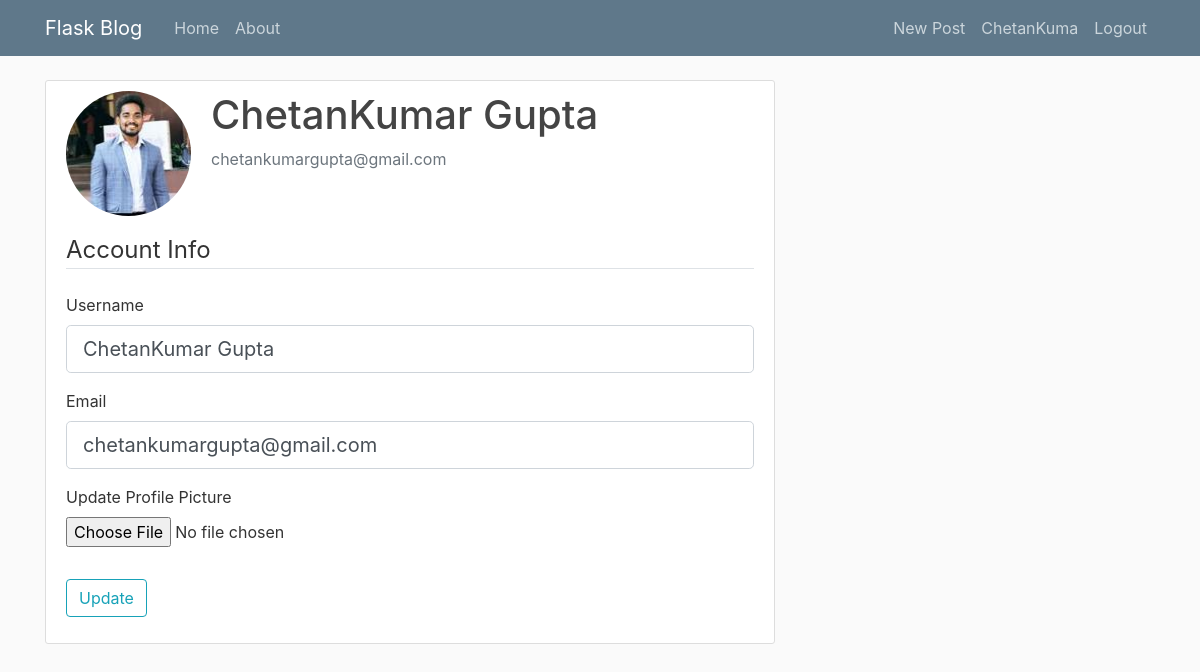
Page /account (signed in) on the committed database.
### BlogWebsite/models.py (models this page shows, shortened)
class User(db.Model, UserMixin):
    id = db.Column(db.Integer, primary_key=True)
    username = db.Column(db.String(20), unique=True, nullable=False)
    email = db.Column(db.String(120), unique=True, nullable=False)
    img_file = db.Column(db.String(20), nullable=False, default='default.jpg')
    password = db.Column(db.String(60), nullable=False)
    post = db.relationship('Post', backref='author', lazy=True)

### BlogWebsite/routes.py (the view)
@app.route("/account", methods=['GET', 'POST'])
@login_required
def account():
    form=UpdateAccountForm()
    if form.validate_on_submit():
        if form.picture.data:
            picture_file=savepicture(form.picture.data)
            current_user.img_file=picture_file
        current_user.username=form.username.data
        current_user.email=form.email.data
        db.session.commit()
        flash("Your Account has been Updated Successfully",'success')
        return redirect(url_for('account'))
    elif request.method=='GET':
        form.username.data=current_user.username
        form.email.data=current_user.email
    user=User.username
    image_file=url_for('static',filename='profile_pics/'+current_user.img_file)
    return render_template('account.html',title='account',image_file=image_file,form=form)

### BlogWebsite/Forms.py (shortened to what this page needs)
class UpdateAccountForm(FlaskForm):
    username=StringField('Username',
                         validators=[DataRequired(),Length (min=3,max=20)])
    email=StringField('Email',
                      validators=[DataRequired(),Email()])
    picture = FileField('Update Profile Picture', validators=[FileAllowed(['jpg', 'png'])])
    submit=SubmitField('Update')

### BlogWebsite/models.py (called while the page is built)
@login_manager.user_loader
def load_user(user_id):
    return User.query.get(int(user_id))

### BlogWebsite/Templates/account.html (shortened to what this page needs)
{% extends "layout.html" %}
{% block content %}
		<div class="content-section">
	  <div class="media">
	    <img class="rounded-circle account-img" src="{{ image_file}}">
	    <div class="media-body">
	      <h2 class="account-heading">{{ current_user.username}}</h2>
	      <p class="text-secondary">{{current_user.email}}</p>
	    </div>
	  </div>
			<form method="POST",action="" enctype="multipart/form-data">
				<fieldset class="form-group" >
					<legend class="border-bottom mb-4">Account Info</legend>
					<div class='form-group'>
						{{ form.username.label(class='form-control-label') }}
							{% if form.username.errors %}
							{{ form.username(class="form-control form-control-lg is-invalid") }}
							<div class="invalid-feedback">
								{% for error in form.username.errors %}
								<span>{{error}}</span>
								{%endfor%}
							</div>
							{% else %}
								{{ form.username(class='form-control form-control-lg') }}
							{% endif %}
					</div>
					<div class='form-group'>
					{{ form.email.label(class='form-control-label') }}
					{% if form.email.errors %}
							{{ form.email(class="form-control form-control-lg is-invalid") }}
							<div class="invalid-feedback">
								{% for error in form.email.errors %}
								<span>{{error}}</span>
								{%endfor%}
							</div>
						{% else %}
							{{ form.email(class='form-control form-control-lg') }}
						{% endif %}
				</div>
				<div class="form-group">
                    {{ form.picture.label() }}
                    {{ form.picture(class="form-control-file") }}
                </div>
			</fieldset>
				<div class='form-group'>
				{{ form.submit(class='btn btn-outline-info') }}
			</div>
		</form>
	</div>
{% endblock content %}

### BlogWebsite/Templates/layout.html (shortened to what this page needs)
<!DOCTYPE html>
<html>
<head>
    <link rel="stylesheet" href="https://maxcdn.bootstrapcdn.com/bootstrap/4.0.0/css/bootstrap.min.css">
    <link rel="stylesheet" type="text/css" href="{{ url_for('static', filename='main.css') }}">
</head>
<body>
		<header class="site-header">
	  <nav class="navbar navbar-expand-md navbar-dark bg-steel fixed-top">
	    <div class="container">
	      <a class="navbar-brand mr-4" href="/">Flask Blog</a>
	      <div class="collapse navbar-collapse" id="navbarToggle">
	        <div class="navbar-nav mr-auto">
	          <a class="nav-item nav-link" href="/">Home</a>
	          <a class="nav-item nav-link" href="/about">About</a>
	        </div>
	        <div class="navbar-nav">
                {% if current_user.is_authenticated %}
                    <a class="nav-item nav-link" href="/post/new">New Post</a>
                    <a class="nav-item nav-link" href="/account">{{current_user.username [0:10]}}</a>
                    <a class="nav-item nav-link" href="/logout">Logout</a>
                {% else %}
    	            <a class="nav-item nav-link" href="/login">Login</a>
    	            <a class="nav-item nav-link" href="/register">Register</a>
                {% endif%}
	        </div>
	      </div>
	    </div>
	  </nav>
	</header>
	<main role="main" class="container">
  <div class="row">
    <div class="col-md-8">
      {% block content %}{% endblock %}
    </div>
    </div>
</main>
</body>
</html>

### BlogWebsite/static/main.css (style rules this page uses)
body { background: #fafafa; color: #333333; margin-top: 5rem; }
h1, h2, h3, h4, h5, h6 { color: #444444; }
.bg-steel { background-color: #5f788a; }
.site-header .navbar-nav .nav-link { color: #cbd5db; }
.content-section { background: #ffffff; padding: 10px 20px; border: 1px solid #dddddd; border-radius: 3px; margin-bottom: 20px; }
.account-img { height: 125px; width: 125px; margin-right: 20px; margin-bottom: 16px; }
.account-heading { font-size: 2.5rem; }

### rows in the picture
User: username "ChetanKuma", username "ChetanKumar Gupta", email "chetankumargupta@gmail.com"
